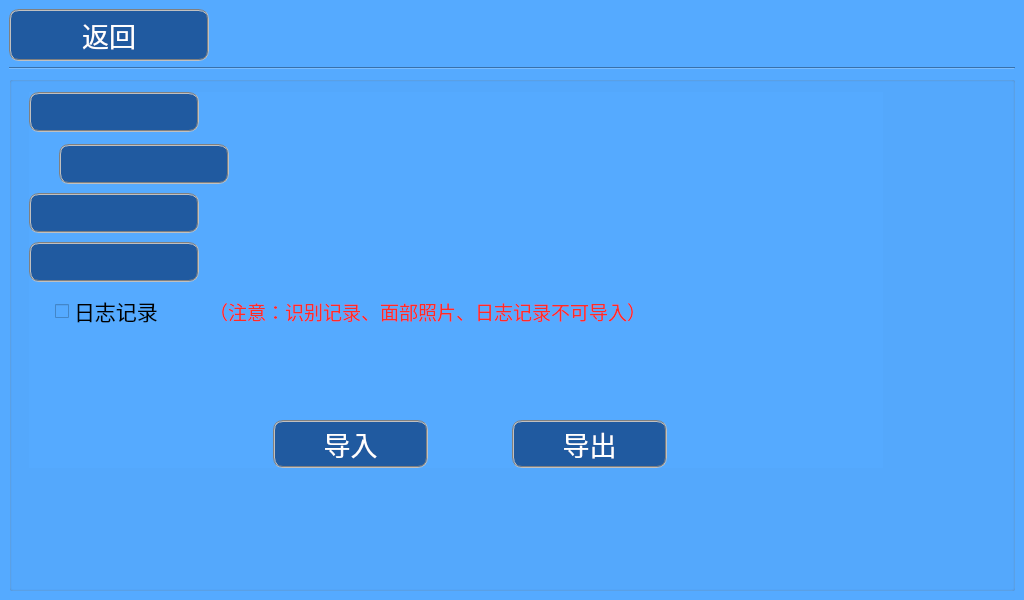
<?xml version="1.0" encoding="UTF-8"?>
<ui version="4.0">
 <class>DataManage</class>
 <widget class="QDialog" name="DataManage">
  <property name="geometry">
   <rect>
    <x>0</x>
    <y>0</y>
    <width>1024</width>
    <height>600</height>
   </rect>
  </property>
  <property name="font">
   <font>
    <pointsize>21</pointsize>
   </font>
  </property>
  <property name="windowTitle">
   <string>Dialog</string>
  </property>
  <property name="styleSheet">
   <string notr="true"/>
  </property>
  <layout class="QGridLayout" name="gridLayout_3" rowstretch="1">
   <property name="margin">
    <number>0</number>
   </property>
   <item row="0" column="0">
    <widget class="QWidget" name="centralWgt" native="true">
     <property name="styleSheet">
      <string notr="true">QCheckBox:checked{
    color: blue;
    font: bold;
}


QCheckBox::indicator:unchecked {
	image: url(:/image/checkboxUnchecked_32pt.png);
 }

QCheckBox::indicator:checked {
	image: url(:/image/checkboxChecked_32pt.png);
 }


QPushButton
{
    color: white;
    background-color: rgb(32, 90, 160);
    border: 2px groove gray;
    border-radius: 10px;
    padding: 2px 4px;
}

*{
    background-color: rgb(85, 170, 255);
}</string>
     </property>
     <layout class="QGridLayout" name="gridLayout_7" rowstretch="1,0,10">
      <item row="1" column="0">
       <widget class="Line" name="line">
        <property name="orientation">
         <enum>Qt::Horizontal</enum>
        </property>
       </widget>
      </item>
      <item row="0" column="0">
       <layout class="QGridLayout" name="gridLayout_2" columnminimumwidth="200,0">
        <item row="0" column="0">
         <widget class="QPushButton" name="btnBack">
          <property name="sizePolicy">
           <sizepolicy hsizetype="Preferred" vsizetype="Preferred">
            <horstretch>0</horstretch>
            <verstretch>0</verstretch>
           </sizepolicy>
          </property>
          <property name="font">
           <font>
            <pointsize>20</pointsize>
           </font>
          </property>
          <property name="text">
           <string>返回</string>
          </property>
          <property name="icon">
           <iconset resource="ikembx00.qrc">
            <normaloff>:/image/jtbq_022.ico</normaloff>:/image/jtbq_022.ico</iconset>
          </property>
          <property name="iconSize">
           <size>
            <width>40</width>
            <height>40</height>
           </size>
          </property>
          <property name="autoDefault">
           <bool>false</bool>
          </property>
         </widget>
        </item>
        <item row="0" column="1">
         <spacer name="horizontalSpacer">
          <property name="orientation">
           <enum>Qt::Horizontal</enum>
          </property>
          <property name="sizeType">
           <enum>QSizePolicy::Expanding</enum>
          </property>
          <property name="sizeHint" stdset="0">
           <size>
            <width>518</width>
            <height>50</height>
           </size>
          </property>
         </spacer>
        </item>
       </layout>
      </item>
      <item row="2" column="0">
       <widget class="QGroupBox" name="groupBox">
        <property name="font">
         <font>
          <pointsize>20</pointsize>
          <weight>75</weight>
          <bold>true</bold>
         </font>
        </property>
        <property name="styleSheet">
         <string notr="true"/>
        </property>
        <property name="title">
         <string/>
        </property>
        <property name="flat">
         <bool>false</bool>
        </property>
        <widget class="QWidget" name="layoutWidget">
         <property name="geometry">
          <rect>
           <x>20</x>
           <y>16</y>
           <width>854</width>
           <height>376</height>
          </rect>
         </property>
         <layout class="QVBoxLayout" name="verticalLayout">
          <item>
           <layout class="QHBoxLayout" name="horizontalLayout_4">
            <item>
             <widget class="QPushButton" name="btnPersonInfo">
              <property name="minimumSize">
               <size>
                <width>170</width>
                <height>40</height>
               </size>
              </property>
              <property name="maximumSize">
               <size>
                <width>16777215</width>
                <height>40</height>
               </size>
              </property>
              <property name="styleSheet">
               <string notr="true"/>
              </property>
              <property name="text">
               <string/>
              </property>
             </widget>
            </item>
            <item>
             <spacer name="horizontalSpacer_8">
              <property name="orientation">
               <enum>Qt::Horizontal</enum>
              </property>
              <property name="sizeHint" stdset="0">
               <size>
                <width>611</width>
                <height>38</height>
               </size>
              </property>
             </spacer>
            </item>
           </layout>
          </item>
          <item>
           <layout class="QHBoxLayout" name="horizontalLayout_2" stretch="1,5,50">
            <property name="topMargin">
             <number>6</number>
            </property>
            <item>
             <spacer name="horizontalSpacer_5">
              <property name="orientation">
               <enum>Qt::Horizontal</enum>
              </property>
              <property name="sizeType">
               <enum>QSizePolicy::Fixed</enum>
              </property>
              <property name="sizeHint" stdset="0">
               <size>
                <width>30</width>
                <height>37</height>
               </size>
              </property>
             </spacer>
            </item>
            <item>
             <widget class="QPushButton" name="btnIris">
              <property name="minimumSize">
               <size>
                <width>170</width>
                <height>40</height>
               </size>
              </property>
              <property name="maximumSize">
               <size>
                <width>16777215</width>
                <height>40</height>
               </size>
              </property>
              <property name="styleSheet">
               <string notr="true"/>
              </property>
              <property name="text">
               <string/>
              </property>
             </widget>
            </item>
            <item>
             <spacer name="horizontalSpacer_6">
              <property name="orientation">
               <enum>Qt::Horizontal</enum>
              </property>
              <property name="sizeHint" stdset="0">
               <size>
                <width>611</width>
                <height>37</height>
               </size>
              </property>
             </spacer>
            </item>
           </layout>
          </item>
          <item>
           <layout class="QHBoxLayout" name="horizontalLayout_5">
            <item>
             <widget class="QPushButton" name="btnRecord">
              <property name="minimumSize">
               <size>
                <width>170</width>
                <height>40</height>
               </size>
              </property>
              <property name="maximumSize">
               <size>
                <width>16777215</width>
                <height>40</height>
               </size>
              </property>
              <property name="styleSheet">
               <string notr="true">;</string>
              </property>
              <property name="text">
               <string/>
              </property>
             </widget>
            </item>
            <item>
             <layout class="QHBoxLayout" name="horizontalLayout_3">
              <item>
               <widget class="QLabel" name="label">
                <property name="font">
                 <font>
                  <pointsize>14</pointsize>
                 </font>
                </property>
                <property name="styleSheet">
                 <string notr="true">color:rgb(255, 44, 37)</string>
                </property>
                <property name="text">
                 <string/>
                </property>
               </widget>
              </item>
              <item>
               <spacer name="horizontalSpacer_7">
                <property name="orientation">
                 <enum>Qt::Horizontal</enum>
                </property>
                <property name="sizeHint" stdset="0">
                 <size>
                  <width>318</width>
                  <height>20</height>
                 </size>
                </property>
               </spacer>
              </item>
             </layout>
            </item>
           </layout>
          </item>
          <item>
           <layout class="QHBoxLayout" name="horizontalLayout_7">
            <item>
             <widget class="QPushButton" name="btnFacePho">
              <property name="minimumSize">
               <size>
                <width>170</width>
                <height>40</height>
               </size>
              </property>
              <property name="maximumSize">
               <size>
                <width>170</width>
                <height>40</height>
               </size>
              </property>
              <property name="styleSheet">
               <string notr="true"/>
              </property>
              <property name="text">
               <string/>
              </property>
             </widget>
            </item>
            <item>
             <spacer name="horizontalSpacer_9">
              <property name="orientation">
               <enum>Qt::Horizontal</enum>
              </property>
              <property name="sizeHint" stdset="0">
               <size>
                <width>611</width>
                <height>37</height>
               </size>
              </property>
             </spacer>
            </item>
           </layout>
          </item>
          <item>
           <layout class="QHBoxLayout" name="horizontalLayout">
            <item>
             <widget class="QLabel" name="label_2">
              <property name="minimumSize">
               <size>
                <width>20</width>
                <height>20</height>
               </size>
              </property>
              <property name="maximumSize">
               <size>
                <width>20</width>
                <height>30</height>
               </size>
              </property>
              <property name="text">
               <string/>
              </property>
             </widget>
            </item>
            <item>
             <widget class="QCheckBox" name="btn_errReport">
              <property name="minimumSize">
               <size>
                <width>148</width>
                <height>40</height>
               </size>
              </property>
              <property name="maximumSize">
               <size>
                <width>148</width>
                <height>40</height>
               </size>
              </property>
              <property name="font">
               <font>
                <pointsize>16</pointsize>
               </font>
              </property>
              <property name="text">
               <string>日志记录</string>
              </property>
             </widget>
            </item>
            <item>
             <widget class="QLabel" name="label_3">
              <property name="font">
               <font>
                <pointsize>14</pointsize>
               </font>
              </property>
              <property name="styleSheet">
               <string notr="true">color:rgb(255, 44, 37)</string>
              </property>
              <property name="text">
               <string>（注意：识别记录、面部照片、日志记录不可导入）</string>
              </property>
             </widget>
            </item>
            <item>
             <spacer name="horizontalSpacer_11">
              <property name="orientation">
               <enum>Qt::Horizontal</enum>
              </property>
              <property name="sizeHint" stdset="0">
               <size>
                <width>650</width>
                <height>37</height>
               </size>
              </property>
             </spacer>
            </item>
           </layout>
          </item>
          <item>
           <layout class="QGridLayout" name="gridLayout" columnstretch="0,2,1,2,0,0">
            <property name="topMargin">
             <number>80</number>
            </property>
            <item row="0" column="1">
             <widget class="QPushButton" name="btnImport">
              <property name="sizePolicy">
               <sizepolicy hsizetype="Preferred" vsizetype="Preferred">
                <horstretch>0</horstretch>
                <verstretch>0</verstretch>
               </sizepolicy>
              </property>
              <property name="font">
               <font>
                <pointsize>20</pointsize>
               </font>
              </property>
              <property name="text">
               <string>导入</string>
              </property>
              <property name="icon">
               <iconset resource="ikembx00.qrc">
                <normaloff>:/image/ui_import_data.ICO</normaloff>:/image/ui_import_data.ICO</iconset>
              </property>
              <property name="iconSize">
               <size>
                <width>40</width>
                <height>40</height>
               </size>
              </property>
              <property name="autoDefault">
               <bool>true</bool>
              </property>
              <property name="default">
               <bool>true</bool>
              </property>
             </widget>
            </item>
            <item row="0" column="0">
             <spacer name="horizontalSpacer_4">
              <property name="orientation">
               <enum>Qt::Horizontal</enum>
              </property>
              <property name="sizeType">
               <enum>QSizePolicy::Preferred</enum>
              </property>
              <property name="sizeHint" stdset="0">
               <size>
                <width>244</width>
                <height>20</height>
               </size>
              </property>
             </spacer>
            </item>
            <item row="0" column="5">
             <spacer name="horizontalSpacer_3">
              <property name="orientation">
               <enum>Qt::Horizontal</enum>
              </property>
              <property name="sizeType">
               <enum>QSizePolicy::Expanding</enum>
              </property>
              <property name="sizeHint" stdset="0">
               <size>
                <width>216</width>
                <height>47</height>
               </size>
              </property>
             </spacer>
            </item>
            <item row="0" column="3">
             <widget class="QPushButton" name="btnExport">
              <property name="sizePolicy">
               <sizepolicy hsizetype="Preferred" vsizetype="Preferred">
                <horstretch>0</horstretch>
                <verstretch>0</verstretch>
               </sizepolicy>
              </property>
              <property name="font">
               <font>
                <pointsize>20</pointsize>
               </font>
              </property>
              <property name="text">
               <string>导出</string>
              </property>
              <property name="icon">
               <iconset resource="ikembx00.qrc">
                <normaloff>:/image/ui_export_data.ICO</normaloff>:/image/ui_export_data.ICO</iconset>
              </property>
              <property name="iconSize">
               <size>
                <width>40</width>
                <height>40</height>
               </size>
              </property>
             </widget>
            </item>
            <item row="0" column="2">
             <spacer name="horizontalSpacer_2">
              <property name="orientation">
               <enum>Qt::Horizontal</enum>
              </property>
              <property name="sizeType">
               <enum>QSizePolicy::Preferred</enum>
              </property>
              <property name="sizeHint" stdset="0">
               <size>
                <width>100</width>
                <height>20</height>
               </size>
              </property>
             </spacer>
            </item>
           </layout>
          </item>
         </layout>
        </widget>
       </widget>
      </item>
     </layout>
    </widget>
   </item>
  </layout>
 </widget>
 <tabstops>
  <tabstop>btnImport</tabstop>
  <tabstop>btnBack</tabstop>
 </tabstops>
 <resources>
  <include location="ikembx00.qrc"/>
 </resources>
 <connections/>
</ui>
